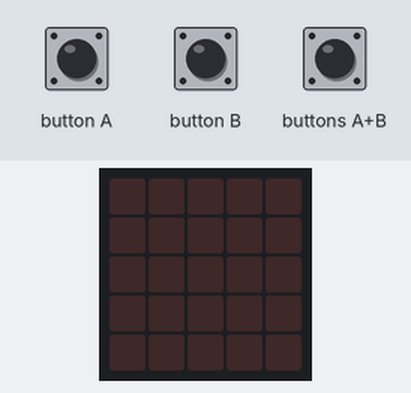
Recording of a program running on a simulated BBC micro:bit (MakeCode). On the bench: the board's 5×5 LED display. Inputs (shaded band) come from the test bench.

Above: at 1.2 s.
1.3 s: button A pressed for 0.15 s
At 1.5 s:
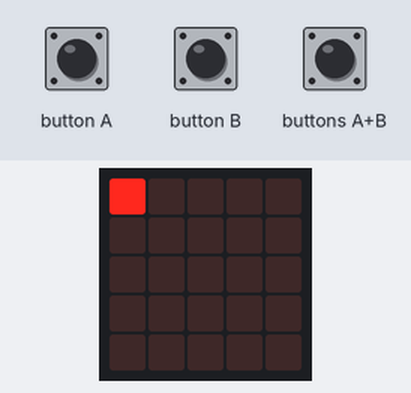
4.3 s: buttons A+B pressed for 1 s
At 5.45 s:
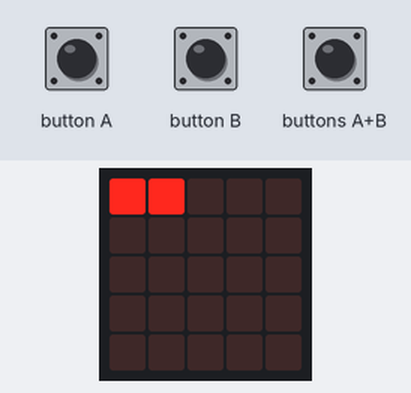
7.3 s: button B pressed for 0.15 s
At 7.8 s:
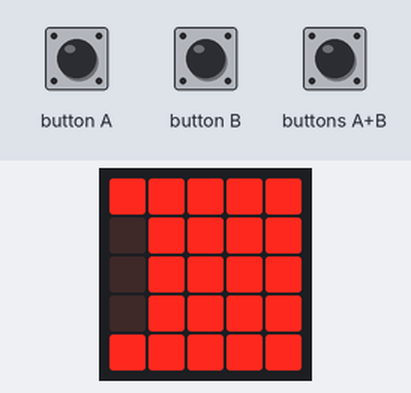
10.3 s: buttons A+B pressed for 0.15 s
At 10.5 s:
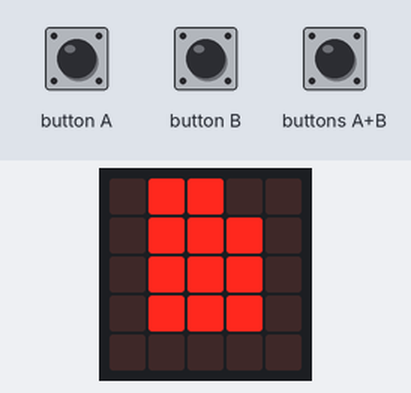
13.3 s: buttons A+B pressed for 0.15 s
At 13.6 s:
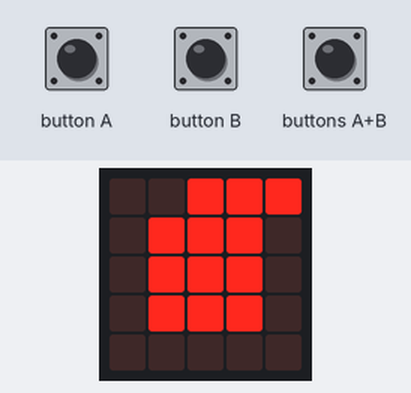
16.3 s: button A pressed for 0.15 s
At 16.6 s:
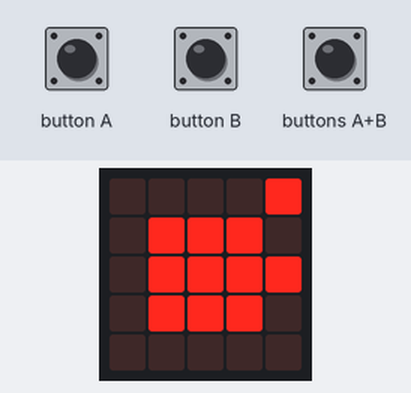

Measured:
- after the input at 1.3 s, the display: changes after 0.15 s (image 1)
- after the input at 4.3 s, the display: first differs from a run without the input after 0.35 s (image 2 shows a later state)
- after the input at 7.3 s, the display: first differs from a run without the input after 0.25 s (image 3 shows a later state)
- after the input at 10.3 s, the display: first differs from a run without the input after 0.15 s (image 4)

The program:

main.ts
```typescript
function 旋轉 (around: number) {
    if (around < 4) {
        a = around
        b = 1
    } else if (around >= 4 && around < 6) {
        a = 3
        b = around - 2
    } else if (around >= 6 && around < 8) {
        a = 8 - around
        b = 3
    } else if (around >= 8) {
        a = 1
        b = 10 - around
    }
}
function 燈數 (num: number) {
    if (num < 6) {
        x = num - 1
        y = 0
    } else if (num >= 6 && num < 9) {
        x = 4
        y = num - 5
    } else if (num >= 9 && num < 14) {
        x = 13 - num
        y = 4
    } else if (num >= 14 && num <= 16) {
        x = 0
        y = 17 - num
    }
}
input.onButtonPressed(Button.A, function () {
    while (!(input.buttonIsPressed(Button.B))) {
        for (let index = 0; index <= 15; index++) {
            N = index + 1
            燈數(N)
            led.plot(x, y)
            basic.pause(100)
            led.unplot(x, y)
            燈數(N - 1)
        }
    }
})
input.onButtonPressed(Button.AB, function () {
    for (let index = 0; index <= 15; index++) {
        N = index + 1
        燈數(N)
        led.plot(x, y)
        basic.pause(100)
    }
    for (let index2 = 0; index2 <= 7; index2++) {
        N2 = index2 + 1
        旋轉(N2)
        led.plot(a, b)
        basic.pause(100)
    }
    led.plot(2, 2)
})
input.onButtonPressed(Button.B, function () {
    while (!(input.buttonIsPressed(Button.A))) {
        for (let index = 0; index <= 15; index++) {
            N = 16 - index
            燈數(N)
            led.plot(x, y)
            basic.pause(100)
            led.unplot(x, y)
            燈數(N - 1)
        }
    }
})
let N2 = 0
let N = 0
let b = 0
let a = 0
let y = 0
let x = 0
x = 0
y = 0
```

test.ts
```typescript
// 在這裡測試；當此封包作為擴充功能時，將不會編譯此內容。
```
